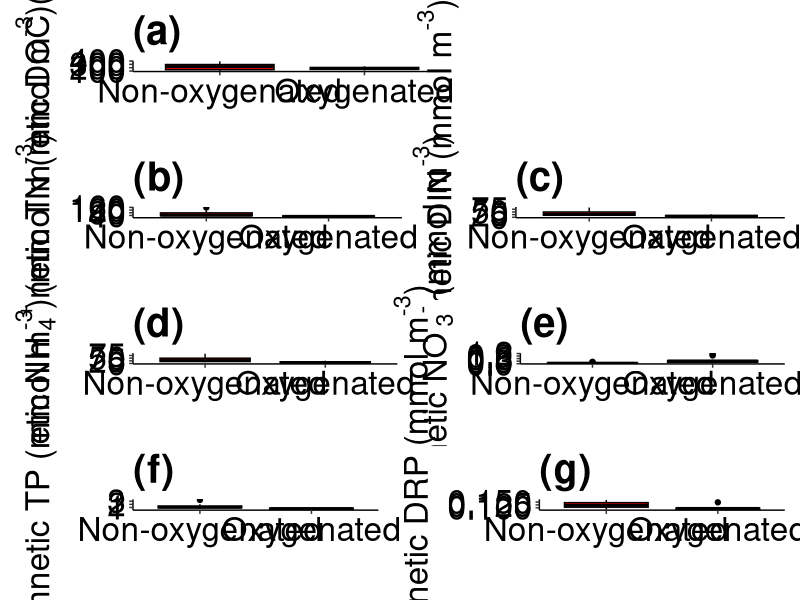

R code for this plot:
#*****************************************************************
#* TITLE:   FCR GLM-AED script to create supplemental figure highlighting
#*             observed data
#* AUTHORS:  C.C. Carey                                          
#* DATE:   Originally developed by CCC to highlight empirical data, 
#*          and constructed using code to make Figure 5                            
#* NOTES:  This script uses the data objects created by the 
#*         "MakeFigure_OrganizeDataForFigures.R" 
#*****************************************************************

library(tidyverse)
library(ggpubr)
library(patchwork)

realdata <- read_csv("FCR_2013_2019GLMHistoricalRun_GLMv3beta/output/ObservedOxicAnoxicSummerValues.csv") %>% 
  mutate(scenario=ifelse(Status=="Oxic", "Oxygenated", "Non-oxygenated"))


doc_boxplot <- realdata %>%
  ggplot(., aes(scenario, DOC, fill = scenario))+
  geom_boxplot(color = "black")+
  scale_fill_manual(values = c("red","blue"))+
  ylab(expression(paste("Hypolimnetic DOC (mmol m" ^"-3",")")))+
  xlab("")+
  labs(title = "(a)")+
  theme_classic()+
  theme(axis.text = element_text(size = 24, color = "black"),
        axis.title = element_text(size = 24, color = "black"),
        title = element_text(size = 24, color = "black"),
        legend.position = "none",
        legend.title = element_blank(),
        legend.text = element_text(size = 24, color = "black"),
        plot.title = element_text(face = "bold"))

tn_boxplot <- realdata %>%
  ggplot(., aes(scenario, TOT_tn, fill = scenario))+
  geom_boxplot(color = "black")+
  scale_fill_manual(values = c("red","blue"))+
  ylab(expression(paste("Hypolimnetic TN (mmol m" ^"-3",")")))+
  xlab("")+
  labs(title = "(b)")+
  theme_classic()+
  theme(axis.text = element_text(size = 24, color = "black"),
        axis.title = element_text(size = 24, color = "black"),
        title = element_text(size = 24, color = "black"),
        legend.position = "none",
        legend.title = element_blank(),
        legend.text = element_text(size = 24, color = "black"),
        plot.title = element_text(face = "bold"))

din_boxplot <- realdata %>%
  select(year, NIT_amm, NIT_nit, scenario) %>%
  mutate(DIN = NIT_amm + NIT_nit) %>%
  ggplot(., aes(scenario, DIN, fill = scenario))+
  geom_boxplot(color = "black")+
  scale_fill_manual(values = c("red","blue"))+
  ylab(expression(paste("Hypolimnetic DIN (mmol m" ^"-3",")")))+
  xlab("")+
  labs(title = "(c)")+
  theme_classic()+
  theme(axis.text = element_text(size = 24, color = "black"),
        axis.title = element_text(size = 24, color = "black"),
        title = element_text(size = 24, color = "black"),
        legend.position = "none",
        legend.title = element_blank(),
        legend.text = element_text(size = 24, color = "black"),
        plot.title = element_text(face = "bold"))

nh4_boxplot <- realdata %>%
  ggplot(., aes(scenario, NIT_amm, fill = scenario))+
  geom_boxplot(color = "black")+
  scale_fill_manual(values = c("red","blue"))+
  ylab(expression(paste("Hypolimnetic NH" [" 4"],""^"+"," (mmol m" ^"-3",")")))+
  xlab("")+
  labs(title = "(d)")+
  theme_classic()+
  theme(axis.text = element_text(size = 24, color = "black"),
        axis.title = element_text(size = 24, color = "black"),
        title = element_text(size = 24, color = "black"),
        legend.position = "none",
        legend.title = element_blank(),
        legend.text = element_text(size = 24, color = "black"),
        plot.title = element_text(face = "bold"))

no3_boxplot <- realdata %>%
  ggplot(., aes(scenario, NIT_nit, fill = scenario))+
  geom_boxplot(color = "black")+
  scale_fill_manual(values = c("red","blue"))+
  ylab(expression(paste("Hypolimnetic NO" [" 3"],""^"-"," (mmol m" ^"-3",")")))+
  xlab("")+
  labs(title = "(e)")+
  theme_classic()+
  theme(axis.text = element_text(size = 24, color = "black"),
        axis.title = element_text(size = 24, color = "black"),
        title = element_text(size = 24, color = "black"),
        legend.position = "none",
        legend.title = element_blank(),
        legend.text = element_text(size = 24, color = "black"),
        plot.title = element_text(face = "bold"))

tp_boxplot <- realdata %>% 
  ggplot(., aes(scenario, TOT_tp, fill = scenario))+
  geom_boxplot(color = "black")+
  scale_fill_manual(values = c("red","blue"))+
  ylab(expression(paste("Hypolimnetic TP (mmol m" ^"-3",")")))+
  xlab("")+
  labs(title = "(f)")+
  theme_classic()+
  theme(axis.text = element_text(size = 24, color = "black"),
        axis.title = element_text(size = 24, color = "black"),
        title = element_text(size = 24, color = "black"),
        legend.position = "none",
        legend.title = element_blank(),
        legend.text = element_text(size = 24, color = "black"),
        plot.title = element_text(face = "bold"))

drp_boxplot <- realdata %>%
  filter(PHS_frp > 0.08) %>% 
  ggplot(., aes(scenario, PHS_frp, fill = scenario))+
  geom_boxplot(color = "black")+
  scale_fill_manual(values = c("red","blue"))+
  ylab(expression(paste("Hypolimnetic DRP (mmol m" ^"-3",")")))+
  xlab("")+
  labs(title = "(g)")+
  theme_classic()+
  theme(axis.text = element_text(size = 24, color = "black"),
        axis.title = element_text(size = 24, color = "black"),
        title = element_text(size = 24, color = "black"),
        legend.position = "none",
        legend.title = element_blank(),
        legend.text = element_text(size = 24, color = "black"),
        plot.title = element_text(face = "bold"))

# ghost <- realdata %>%
#   filter(PHS_frp > 0.08) %>% 
#   ggplot(., aes(scenario, PHS_frp, fill = scenario))+
#   geom_boxplot(color = "white")+
#   scale_fill_manual(values = c("white","white"))+
#   ylab(expression(paste("Hypolimnetic DRP (mmol m" ^"-3",")")))+
#   xlab("")+
#   theme_void()+
#   theme(axis.text = element_text(size = 24, color = "white"),
#         axis.title = element_text(size = 24, color = "white"),
#         title = element_text(size = 24, color = "white"),
#         legend.position = "none",
#         legend.title = element_blank(),
#         legend.text = element_text(size = 24, color = "white"))


jpeg("FCR_2013_2019GLMHistoricalRun_GLMv3beta/figures/supp_figs/Supp_Figure_ObservedPatterns.jpg", width = 20, height = 25, units = 'in', res = 1000)
figure <- (doc_boxplot | plot_spacer())/(tn_boxplot | din_boxplot)/(nh4_boxplot | no3_boxplot)/(tp_boxplot | drp_boxplot)
figure
dev.off()
